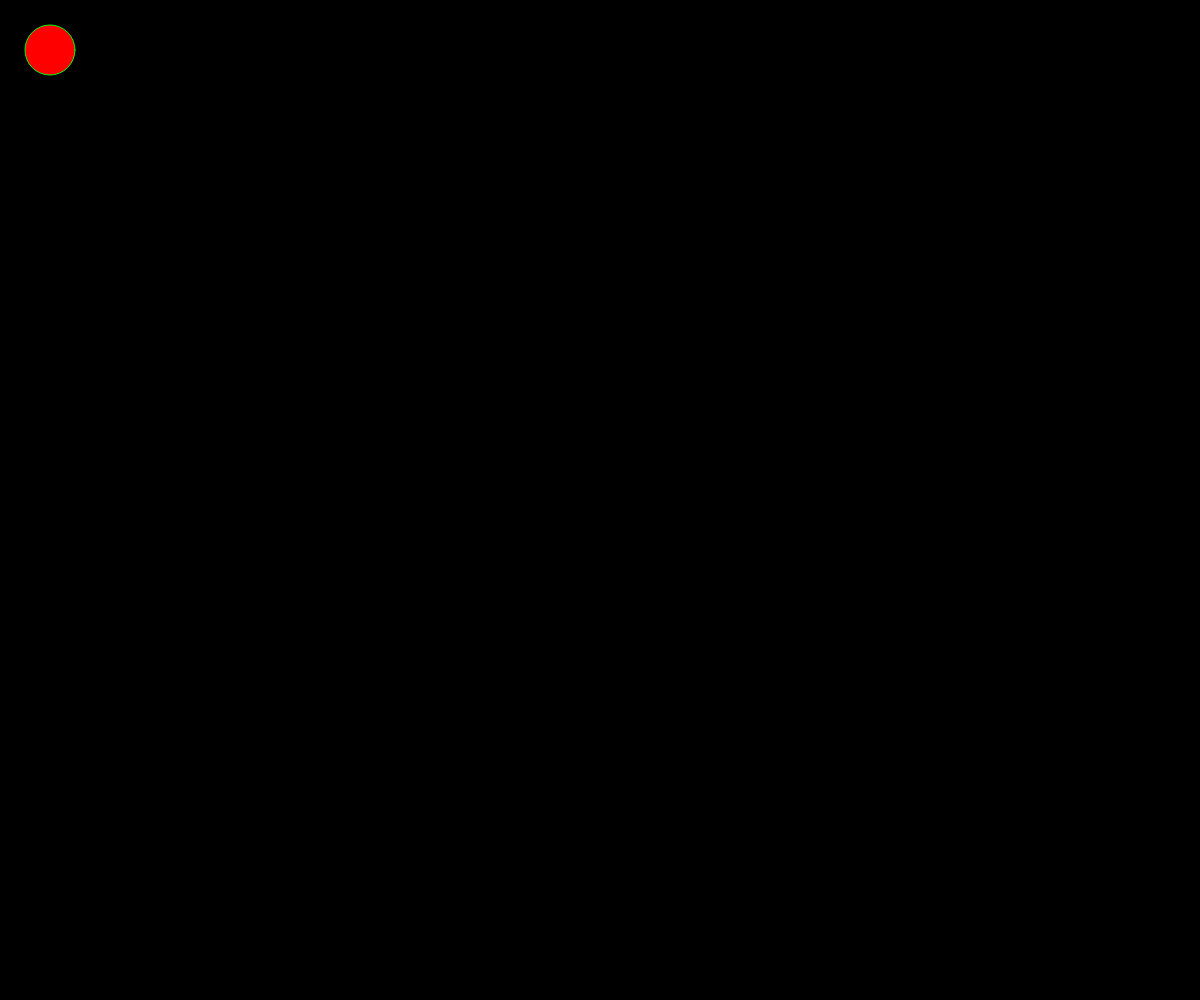
Frame 1 (no input)
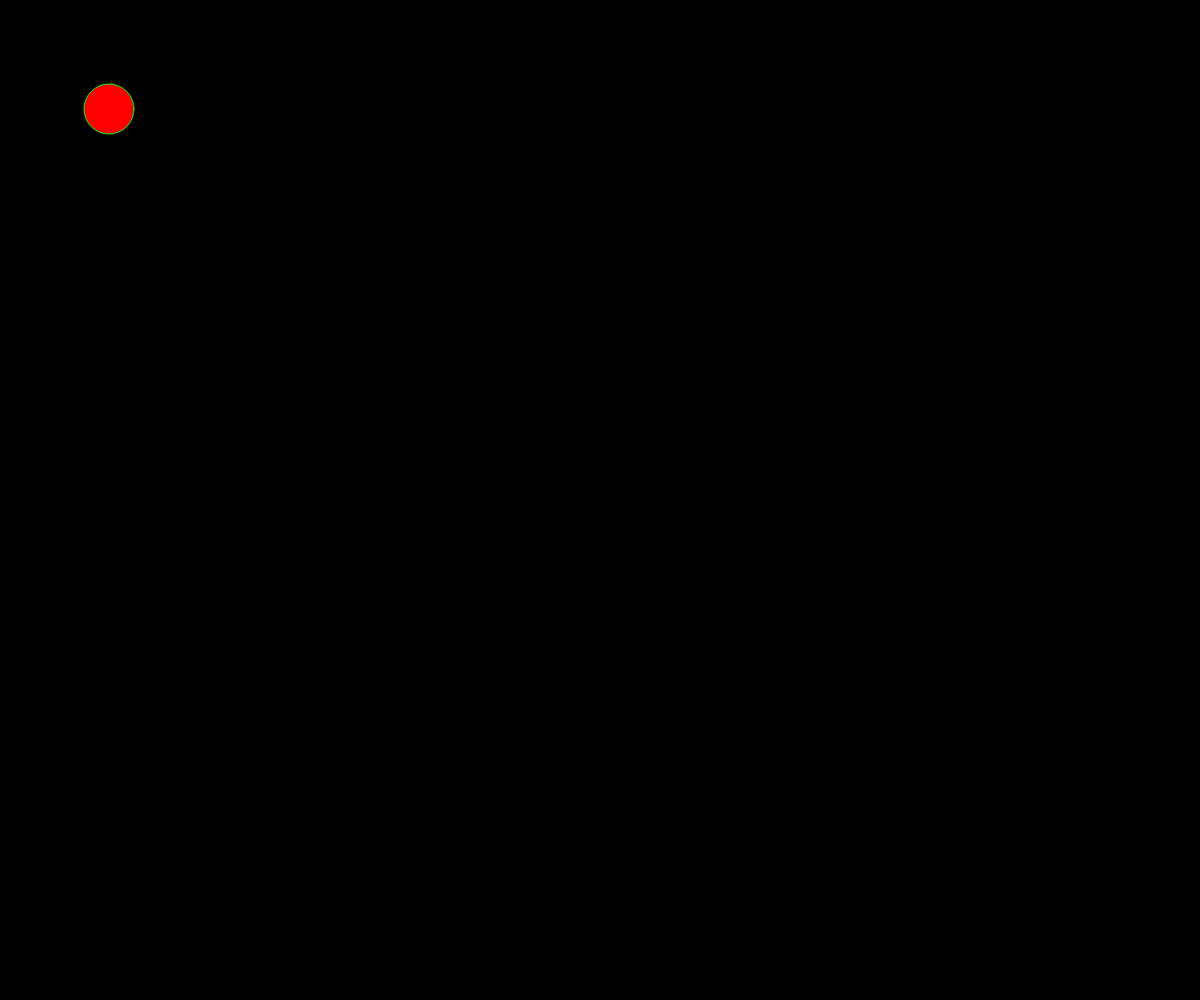
Frame 60 (no input)
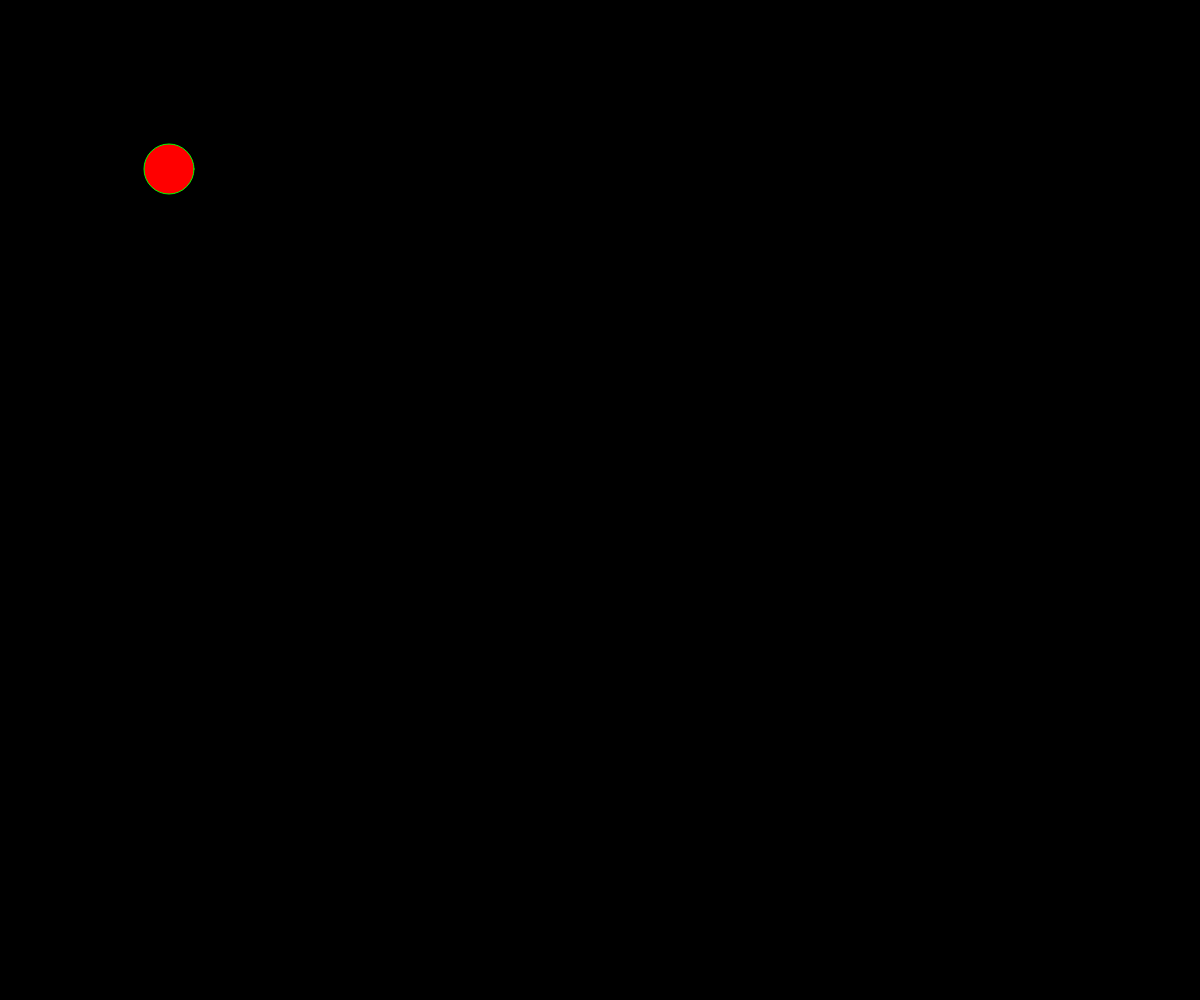
Frame 120 (the mouse pressed at the canvas centre since frame 60)

The p5.js sketch that drew these frames (run headless with seeded random() and noise() and a simulated clock; from frame 60 on, the mouse is pressed at the canvas centre):

// p5.js sketch
// ── sketch.js

var ball = { 	x: 50,
				y: 50,
				diameter: 50
			};


function setup() {
  createCanvas(windowWidth, windowHeight); 
}

function draw() {

  background(0);
  fill(255,0,0);
  stroke(0,255,0);
  ellipse(ball.x, ball.y, ball.diameter, ball.diameter);
  ball.x = ball.x + 1;
  ball.y = ball.y + 1;
}


var ball = { 	x: 50,
				y: 50,
				diameter: 50
			};


function setup() {
  createCanvas(windowWidth, windowHeight); 
}

function draw() {

  background(0);
  fill(255,0,0);
  stroke(0,255,0);
  ellipse(ball.x, ball.y, ball.diameter, ball.diameter);
  ball.x = ball.x + 1;
  ball.y = ball.y + 1;
}
